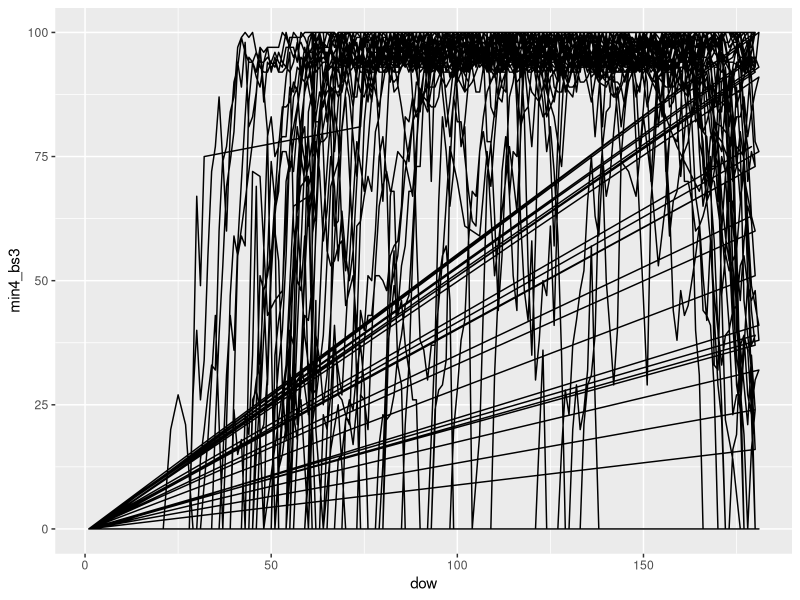

Write the R code that produced this figure.
library(tidyverse)
ice <- read.table(file="raw_data/obs_ice_raw.txt", header=TRUE) %>%
  mutate(date = as.Date(date, format="%m/%d/%Y"), 
         winter = ifelse(month >= 11, year, year-1), 
         dow = ifelse(month >= 11, doy - 304, doy+60))


ggplot(data=ice, aes(x=dow, y=min4_bs3))+
  geom_path()
